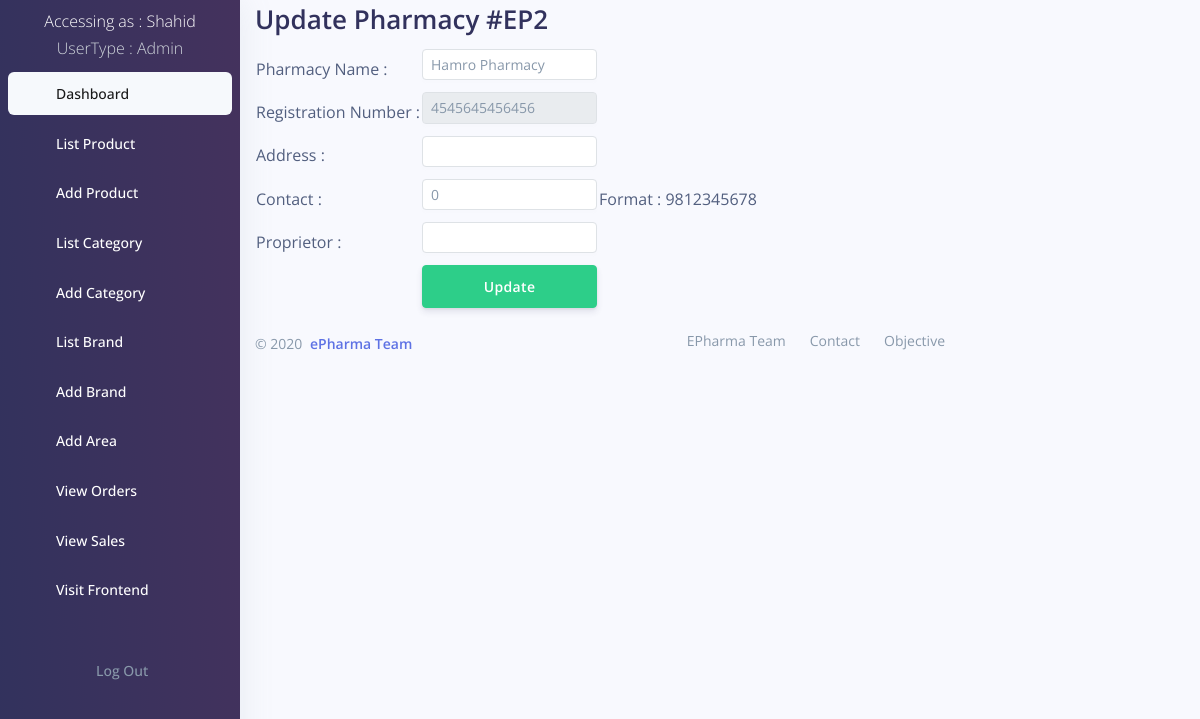
The page /backend/pharmacy_update.php?id=2 (signed in) on the database its author committed.
### tables this page shows
CREATE TABLE `user` (
  `id` int(11) NOT NULL,
  `username` varchar(20) NOT NULL,
  `firstname` text NOT NULL,
  `middlename` text NOT NULL,
  `lastname` text NOT NULL,
  `dob` date NOT NULL,
  `gender` text NOT NULL,
  `password` text NOT NULL,
  `area` text NOT NULL,
  `district` text NOT NULL,
  `contact` bigint(11) NOT NULL,
  `email` text NOT NULL,
  `transaction_code` int(11) NOT NULL,
  `status` int(11) DEFAULT 1,
  `verification` int(11) DEFAULT 0,
  `usertype` text NOT NULL,
  `admin_id` int(11) NOT NULL,
  `created_at` timestamp NOT NULL DEFAULT current_timestamp() ON UPDATE current_timestamp()
);

CREATE TABLE `pharmacy` (
  `id` int(11) NOT NULL,
  `name` text NOT NULL,
  `registration_number` text NOT NULL,
  `district` text NOT NULL,
  `address` text NOT NULL,
  `contact` bigint(20) NOT NULL,
  `owner` text NOT NULL,
  `license` varchar(255) NOT NULL,
  `pan` varchar(255) NOT NULL,
  `status` int(11) NOT NULL DEFAULT 1,
  `verification` int(11) NOT NULL DEFAULT 0,
  `created_at` timestamp NOT NULL DEFAULT current_timestamp() ON UPDATE current_timestamp()
);

### backend/pharmacy_update.php (the view, shortened to what this page needs)
<?php
$id = @$_GET['id'];
require_once("DBConnect.php");
$sql = "SELECT * FROM `pharmacy` WHERE `id`='$id'";
$result = mysqli_query($conn, $sql);
$prev_data = mysqli_fetch_assoc($result);
?>
<!DOCTYPE html>
<html>
<head>
</head>
<body>
<?php include 'include/navigation.php';?>
<div class="container" style="width: 60%;margin-left:20%;margin-right: 20%;">
<h1>Update Pharmacy #EP<?= $prev_data['id'];?></h1>
<form action="" method="POST" name="pharmacy">
<table class="table-responsive-sm">
	<tr>
		<td>Pharmacy Name : </td>
		<td><input type="text" name="name" class="form-control form-control-sm mb-2" required value="<?= $prev_data['name'];?>"></td>
	</tr>
	<tr>
		<td>Registration Number : </td>
		<td><input type="number" name="reg" class="form-control form-control-sm mb-2" required value="<?= $prev_data['registration_number'];?>" disabled></td>
	</tr>
	<tr>
		<td>Address : </td>
		<td><input type="text" name="address" class="form-control form-control-sm mb-2" required value="<?= $prev_data['address'];?>"></td>
	</tr>
	<tr>
		<td>Contact : </td>
		<td><input type="text" name="contact" class="form-control form-control-sm mb-2" value="<?= $prev_data['contact'];?>" required pattern="[6-9]{2}[0-9]{8}"></td>
		<td>Format : 9812345678</td>
	</tr>
	<tr>
		<td>Proprietor : </td>
		<td><input type="text" name="owner" class="form-control form-control-sm mb-2" required value="<?= $prev_data['owner'];?>"></td>
	</tr>
	<tr>
		<td>&nbsp;</td>
		<td><button type="submit" name="updater" class="btn btn-success btn-block mb-3">Update</button></td>
	</tr>
</table>
</form>
	<?php include 'include/footer.php';?>
	</div>
</body>
</html>

### backend/include/navigation.php (shortened to what this page needs)
<link rel="stylesheet" type="text/css" href="../css/bootstrap.css">
<link rel="stylesheet" type="text/css" href="../css/argon.css?v=1.2.0">
<nav class="navbar navbar-vertical bg-gradient-gray-dark navbar-expand-sm navbar-light bg-white" style="width:20%;color: white;">
        <p class="text-center mt-2">Accessing as : <?php echo ucwords($_SESSION['username']."<br>");
          require_once("DBConnect.php");
          $a = $_SESSION['username'];
          $b = "SELECT * FROM `user` WHERE `username`='$a'";
          $c = mysqli_query($conn,$b);
          $d = mysqli_fetch_assoc($c);
          echo "<font class='text-light'>UserType : ".$d['usertype']."</font>";
          ?>
        </p>
    <div class="navbar-inner mt--4">
            <div class="collapse navbar-collapse" id="sidenav-collapse-main">
        <ul class="navbar-nav">
          <li class="nav-item">
            <a class="nav-link active" href="dashboard.php">
              <span class="nav-link-text">Dashboard</span>
            </a>
          </li>
        <?php if($d['usertype']=="SuperAdmin"){ ?>
          <li class="nav-item">
            <a class="nav-link " href="user_list.php">
              <i class="ni ni-bullet-list-67"></i>
              <span class="nav-link-text text-white">List User</span>
            </a>
          </li>
          <li class="nav-item">
            <a class="nav-link " href="user_add.php">
              <i class="ni ni-bullet-list-67"></i>
              <span class="nav-link-text text-white">Add User</span>
            </a>
          </li>
          <li class="nav-item">
            <a class="nav-link " href="pharmacy_list.php">
              <i class="ni ni-bullet-list-67"></i>
              <span class="nav-link-text text-white">List Pharmacy</span>
            </a>
          </li>
        <?php } if (($d['usertype']=="SuperAdmin") || $d['usertype']=="Admin" )
        {?>
          <li class="nav-item">
            <a class="nav-link " href="product_list.php">
              <span class="nav-link-text text-white">List Product</span>
            </a>
          </li>
          <li class="nav-item">
            <a class="nav-link " href="product_add.php">
              <span class="nav-link-text text-white">Add Product</span>
            </a>
          </li>
          <li class="nav-item">
            <a class="nav-link " href="category_list.php">
              <span class="nav-link-text text-white">List Category</span>
            </a>
          </li>
          <li class="nav-item">
            <a class="nav-link " href="category_add.php">
              <span class="nav-link-text text-white">Add Category</span>
            </a>
          </li>
          <li class="nav-item">
            <a class="nav-link " href="brand_list.php">
              <span class="nav-link-text text-white">List Brand</span>
            </a>
          </li>
          <li class="nav-item">
            <a class="nav-link " href="brand_add.php">
              <span class="nav-link-text text-white">Add Brand</span>
            </a>
          </li>
          <?php } ?>
          <li class="nav-item">
            <a class="nav-link " href="area_add.php">
              <span class="nav-link-text text-white">Add Area</span>
            </a>
          </li>
          <li class="nav-item">
            <a class="nav-link " href="order_list.php">
              <span class="nav-link-text text-white">View Orders</span>
            </a>
          </li>
          <li class="nav-item">
            <a class="nav-link " href="sales_list.php">
              <span class="nav-link-text text-white">View Sales</span>
            </a>
          </li>
          <li class="nav-item">
            <a class="nav-link " href="../index.php">
              <span class="nav-link-text text-white">Visit Frontend</span>
            </a>
          </li>
            <a class="nav-link" href="logout.php">
              <span class="nav-link-text text-muted ml-5">Log Out</span>
            </a>
      </div>
    </div>
</nav>

### backend/include/navigation.php (style rules this page uses)
.nav-item { margin-bottom: 5px; }
.container { margin-left: 15%; }
th,td { padding-top: 2px; padding-bottom: 2px; }
li a { display: block; color: #000; padding: 8px 16px; text-decoration: none; }
li a.active { background-color: #4CAF50; color: white; }

### rows shown on the page
user: usertype "Admin"
pharmacy: id "2", name "Hamro Pharmacy", reg "4545645456456", contact "0"

### other values the page prints
$_SESSION['username']."<br>" "Shahid"
